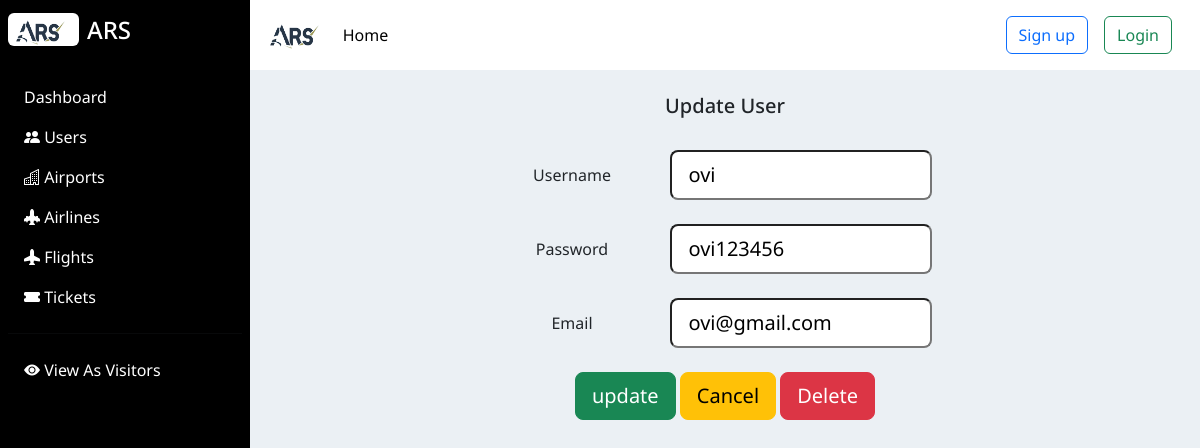
Screenshot of /src/auth/update.php?id=1011 with the database file from the repository.
### tables this page shows
CREATE TABLE `user` (
  `id` int(11) NOT NULL,
  `username` varchar(50) NOT NULL,
  `password` varchar(30) NOT NULL,
  `email` varchar(50) NOT NULL,
  `passport` varchar(30) NOT NULL
);

### src/db/database.php (called while the page is built, shortened)
<?php
class Database
{
  public $host    = DB_HOST;
  public $user    = DB_USER;
  public $pass    = DB_PASS;
  public $dbname  = DB_NAME;
  public $connection;
  private function connectDB()
  {
    $this->connection = new mysqli(
      $this->host,
      $this->user,
      $this->pass,
      $this->dbname
    );
  }
  public function select($sqlQuery)
  {
    $result = $this->connection->query($sqlQuery) or
      die($this->connection->error . __LINE__);
    if ($result->num_rows > 0) {
      return $result;
    } else
      return false;
  }
}

### src/auth/update.php (the view, shortened to what this page needs)
<?php
include "./../inc/header.php";
require_once(__DIR__ . '/../db/database.php');
?>
<?php
$db = new Database();
$id = $_GET['id'];
$sqlFindUser = "SELECT * FROM user where user.id=$id";
$userData = $db->select($sqlFindUser)->fetch_assoc();
?>
<body>
  <div class="main-container d-flex">
    <?php
    include_once "../inc/sidebar.php";
    ?>
    <div class="content text-center">
      <?php
      include_once "../inc/navbar.php";
      ?>
      <div class="dashboard-content px-3 pt-4">
        <h2 class="fs-5">Update User</h2>
        <section class="container text-center">
          <div class="row justify-content-center">
            <form action="update.php?id=<?php echo urlencode($id); ?>" method="post" class="col-6 mt-4">
              <div class="row align-items-center mb-4">
                <div class="col-4">
                  <label for="username" class="col-form-label">Username</label>
                </div>
                <div class="col-8">
                  <input type="text" name="username" class="form-control-lg" inputmode="text" value="<?php echo $userData['username'] ?>" required>
                </div>
              </div>
              <div class="row align-items-center mb-4">
                <div class="col-4">
                  <label for="password" class="col-form-label">Password</label>
                </div>
                <div class="col-8">
                  <input type="text" name="password" class="form-control-lg" value="<?php echo $userData['password'] ?>" required>
                </div>
              </div>
              <div class="row align-items-center mb-4">
                <div class="col-4">
                  <label for="email" class="col-form-label">Email</label>
                </div>
                <div class="col-8">
                  <input type="email" name="email" class="form-control-lg" value="<?php echo $userData['email'] ?>" required>
                </div>
              </div>
              <input type="submit" class="btn btn-lg btn-success" name="update" value="update" />
              <a href="users.php" class="btn btn-lg btn-warning" >Cancel</a>
              <button type="submit" class="btn btn-lg btn-danger" name="delete" value="delete">Delete</button>
            </form>
          </div>
        </section>
      </div>
    </div>
  </div>
</body>
</html>

### src/libs/codepen/sidebar.css (style rules this page uses)
body { background: #eee; }
.content { min-height: 100vh; width: 100%; }

### src/inc/styles.css (style rules this page uses)
body { font-family: 'Noto Sans', sans-serif; background-color: #ebf0f4; }

### rows the page displays
user: username "ovi", password "ovi123456", email "ovi@gmail.com"
